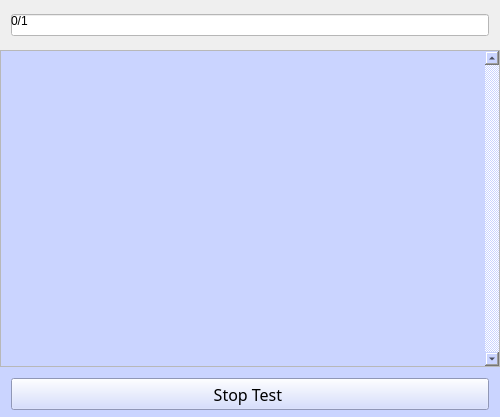
<?xml version="1.0" encoding="UTF-8"?>
<ui version="4.0">
 <class>flashcards_desk</class>
 <widget class="QMainWindow" name="flashcards_desk">
  <property name="geometry">
   <rect>
    <x>0</x>
    <y>0</y>
    <width>500</width>
    <height>417</height>
   </rect>
  </property>
  <property name="windowTitle">
   <string>MainWindow</string>
  </property>
  <property name="styleSheet">
   <string notr="true">flashcards_desk{
    background:rgb(202, 212, 255);
}</string>
  </property>
  <widget class="QWidget" name="CentralWidget">
   <layout class="QVBoxLayout" name="verticalLayout">
    <property name="spacing">
     <number>0</number>
    </property>
    <property name="leftMargin">
     <number>0</number>
    </property>
    <property name="topMargin">
     <number>0</number>
    </property>
    <property name="rightMargin">
     <number>0</number>
    </property>
    <property name="bottomMargin">
     <number>0</number>
    </property>
    <item>
     <widget class="QStackedWidget" name="TopStackedWidget">
      <property name="maximumSize">
       <size>
        <width>16777215</width>
        <height>50</height>
       </size>
      </property>
      <property name="currentIndex">
       <number>1</number>
      </property>
      <widget class="QWidget" name="TopStackedWidgetPage1">
       <layout class="QGridLayout" name="gridLayout_2">
        <property name="leftMargin">
         <number>0</number>
        </property>
        <property name="topMargin">
         <number>0</number>
        </property>
        <property name="rightMargin">
         <number>0</number>
        </property>
        <property name="bottomMargin">
         <number>0</number>
        </property>
        <property name="spacing">
         <number>0</number>
        </property>
       </layout>
      </widget>
      <widget class="QWidget" name="TopStackedWidgetPage2">
       <layout class="QGridLayout" name="gridLayout_3">
        <property name="leftMargin">
         <number>0</number>
        </property>
        <property name="topMargin">
         <number>0</number>
        </property>
        <property name="rightMargin">
         <number>0</number>
        </property>
        <property name="bottomMargin">
         <number>0</number>
        </property>
        <property name="spacing">
         <number>0</number>
        </property>
        <item row="0" column="0">
         <widget class="QWidget" name="ProgressWidget" native="true">
          <layout class="QGridLayout" name="gridLayout_4">
           <item row="0" column="0">
            <widget class="QProgressBar" name="progressBar">
             <property name="styleSheet">
              <string notr="true">QProgressBar {
     background-color: rgb(255,255,255);
 }
QProgressBar::chunk {
     background-color: rgb(194,228,255);
 }
</string>
             </property>
             <property name="maximum">
              <number>1</number>
             </property>
             <property name="value">
              <number>0</number>
             </property>
             <property name="invertedAppearance">
              <bool>false</bool>
             </property>
             <property name="textDirection">
              <enum>QProgressBar::TopToBottom</enum>
             </property>
             <property name="format">
              <string>%v/%m</string>
             </property>
            </widget>
           </item>
          </layout>
         </widget>
        </item>
       </layout>
      </widget>
     </widget>
    </item>
    <item>
     <widget class="QWidget" name="ImageWidget" native="true">
      <property name="styleSheet">
       <string notr="true">ImageWidget {
	background-color: rgb(202, 212,255);
}

QScrollBar {
	background-color: rgb(202, 212,255);
}</string>
      </property>
      <layout class="QGridLayout" name="gridLayout">
       <property name="leftMargin">
        <number>0</number>
       </property>
       <property name="topMargin">
        <number>0</number>
       </property>
       <property name="rightMargin">
        <number>0</number>
       </property>
       <property name="bottomMargin">
        <number>0</number>
       </property>
       <property name="spacing">
        <number>0</number>
       </property>
       <item row="0" column="0">
        <widget class="QStackedWidget" name="DisplayStackedWidget">
         <property name="styleSheet">
          <string notr="true">DisplayStackedWidget {
	background-color : rgb(202, 212, 255);
}</string>
         </property>
         <widget class="QWidget" name="DisplayFlashcards">
          <property name="styleSheet">
           <string notr="true">DisplayFlashcards {
	background-color : rgb(202, 212, 255);
}</string>
          </property>
          <layout class="QHBoxLayout" name="horizontalLayout_2">
           <property name="spacing">
            <number>0</number>
           </property>
           <property name="leftMargin">
            <number>0</number>
           </property>
           <property name="topMargin">
            <number>0</number>
           </property>
           <property name="rightMargin">
            <number>0</number>
           </property>
           <property name="bottomMargin">
            <number>0</number>
           </property>
           <item>
            <widget class="QScrollArea" name="ScrollArea">
             <property name="styleSheet">
              <string notr="true">ScrollArea {
	background-color :rgb(202, 212, 255);
}</string>
             </property>
             <property name="verticalScrollBarPolicy">
              <enum>Qt::ScrollBarAlwaysOn</enum>
             </property>
             <property name="widgetResizable">
              <bool>true</bool>
             </property>
             <widget class="QWidget" name="ScrollAreaWidgetContents">
              <property name="enabled">
               <bool>true</bool>
              </property>
              <property name="geometry">
               <rect>
                <x>0</x>
                <y>0</y>
                <width>481</width>
                <height>315</height>
               </rect>
              </property>
              <property name="minimumSize">
               <size>
                <width>0</width>
                <height>0</height>
               </size>
              </property>
              <property name="styleSheet">
               <string notr="true">QAbstractScrollArea #ScrollAreaWidgetContents {
    background-color: rgb(202,212,255);
}</string>
              </property>
             </widget>
            </widget>
           </item>
          </layout>
         </widget>
        </widget>
       </item>
      </layout>
     </widget>
    </item>
    <item>
     <widget class="QStackedWidget" name="BottomStackedWidget">
      <property name="minimumSize">
       <size>
        <width>0</width>
        <height>50</height>
       </size>
      </property>
      <property name="maximumSize">
       <size>
        <width>16777215</width>
        <height>50</height>
       </size>
      </property>
      <property name="styleSheet">
       <string notr="true">QWidget {
	background-color: rgb(202, 212, 255);
}</string>
      </property>
      <property name="currentIndex">
       <number>1</number>
      </property>
      <widget class="QWidget" name="BottomStackedWidgetPage1">
       <property name="styleSheet">
        <string notr="true">BottomStackedWidgetPage1{
    background-color:rgb(202,212,255);
}</string>
       </property>
       <layout class="QHBoxLayout" name="horizontalLayout_4">
        <item>
         <layout class="QHBoxLayout" name="CardActionWidget">
          <property name="spacing">
           <number>20</number>
          </property>
          <property name="leftMargin">
           <number>20</number>
          </property>
          <property name="rightMargin">
           <number>20</number>
          </property>
          <item>
           <widget class="QPushButton" name="AddNewCardButton">
            <property name="minimumSize">
             <size>
              <width>0</width>
              <height>32</height>
             </size>
            </property>
            <property name="font">
             <font>
              <family>Yu Gothic</family>
              <pointsize>12</pointsize>
              <bold>false</bold>
             </font>
            </property>
            <property name="autoFillBackground">
             <bool>false</bool>
            </property>
            <property name="styleSheet">
             <string notr="true">QPushButton {
	background-color: rgb(255, 255, 255);
 	color: black;
    border-radius: 20px; 
}</string>
            </property>
            <property name="text">
             <string>Add New Card</string>
            </property>
           </widget>
          </item>
          <item>
           <widget class="QPushButton" name="TestYourselfButton">
            <property name="minimumSize">
             <size>
              <width>0</width>
              <height>32</height>
             </size>
            </property>
            <property name="font">
             <font>
              <family>Yu Gothic</family>
              <pointsize>12</pointsize>
             </font>
            </property>
            <property name="styleSheet">
             <string notr="true">QPushButton {
	background-color: rgb(255, 255, 255);
 	color: black;
    border-radius: 100px; 
}</string>
            </property>
            <property name="text">
             <string>Test Yourself</string>
            </property>
           </widget>
          </item>
         </layout>
        </item>
       </layout>
      </widget>
      <widget class="QWidget" name="BottomStackedWidgetPage2">
       <layout class="QHBoxLayout" name="horizontalLayout_5">
        <item>
         <widget class="QPushButton" name="StopTestYourselfButton">
          <property name="minimumSize">
           <size>
            <width>0</width>
            <height>32</height>
           </size>
          </property>
          <property name="palette">
           <palette>
            <active>
             <colorrole role="Button">
              <brush brushstyle="SolidPattern">
               <color alpha="255">
                <red>202</red>
                <green>212</green>
                <blue>255</blue>
               </color>
              </brush>
             </colorrole>
             <colorrole role="Text">
              <brush brushstyle="SolidPattern">
               <color alpha="255">
                <red>0</red>
                <green>0</green>
                <blue>0</blue>
               </color>
              </brush>
             </colorrole>
             <colorrole role="Base">
              <brush brushstyle="SolidPattern">
               <color alpha="255">
                <red>202</red>
                <green>212</green>
                <blue>255</blue>
               </color>
              </brush>
             </colorrole>
             <colorrole role="Window">
              <brush brushstyle="SolidPattern">
               <color alpha="255">
                <red>202</red>
                <green>212</green>
                <blue>255</blue>
               </color>
              </brush>
             </colorrole>
            </active>
            <inactive>
             <colorrole role="Button">
              <brush brushstyle="SolidPattern">
               <color alpha="255">
                <red>202</red>
                <green>212</green>
                <blue>255</blue>
               </color>
              </brush>
             </colorrole>
             <colorrole role="Text">
              <brush brushstyle="SolidPattern">
               <color alpha="255">
                <red>208</red>
                <green>208</green>
                <blue>208</blue>
               </color>
              </brush>
             </colorrole>
             <colorrole role="Base">
              <brush brushstyle="SolidPattern">
               <color alpha="255">
                <red>202</red>
                <green>212</green>
                <blue>255</blue>
               </color>
              </brush>
             </colorrole>
             <colorrole role="Window">
              <brush brushstyle="SolidPattern">
               <color alpha="255">
                <red>202</red>
                <green>212</green>
                <blue>255</blue>
               </color>
              </brush>
             </colorrole>
            </inactive>
            <disabled>
             <colorrole role="Button">
              <brush brushstyle="SolidPattern">
               <color alpha="255">
                <red>202</red>
                <green>212</green>
                <blue>255</blue>
               </color>
              </brush>
             </colorrole>
             <colorrole role="Text">
              <brush brushstyle="SolidPattern">
               <color alpha="96">
                <red>164</red>
                <green>166</green>
                <blue>168</blue>
               </color>
              </brush>
             </colorrole>
             <colorrole role="Base">
              <brush brushstyle="SolidPattern">
               <color alpha="255">
                <red>202</red>
                <green>212</green>
                <blue>255</blue>
               </color>
              </brush>
             </colorrole>
             <colorrole role="Window">
              <brush brushstyle="SolidPattern">
               <color alpha="255">
                <red>202</red>
                <green>212</green>
                <blue>255</blue>
               </color>
              </brush>
             </colorrole>
            </disabled>
           </palette>
          </property>
          <property name="font">
           <font>
            <family>Yu Gothic</family>
            <pointsize>12</pointsize>
            <bold>false</bold>
           </font>
          </property>
          <property name="styleSheet">
           <string notr="true">QPushButton {
	background-color: rgb(202, 212, 255);
}</string>
          </property>
          <property name="text">
           <string>Stop Test </string>
          </property>
         </widget>
        </item>
       </layout>
      </widget>
     </widget>
    </item>
   </layout>
   <zorder>BottomStackedWidget</zorder>
   <zorder>ImageWidget</zorder>
   <zorder>TopStackedWidget</zorder>
  </widget>
  <action name="actionNew">
   <property name="text">
    <string>New</string>
   </property>
   <property name="statusTip">
    <string>Create New Deck</string>
   </property>
   <property name="shortcut">
    <string>Ctrl+N</string>
   </property>
  </action>
  <action name="actionOpen">
   <property name="text">
    <string>Open</string>
   </property>
   <property name="statusTip">
    <string>Open an existing deck</string>
   </property>
   <property name="shortcut">
    <string>Ctrl+O</string>
   </property>
  </action>
  <action name="actionSave">
   <property name="text">
    <string>Save</string>
   </property>
   <property name="statusTip">
    <string>Save Deck</string>
   </property>
   <property name="shortcut">
    <string>Ctrl+S</string>
   </property>
  </action>
  <action name="actionClose">
   <property name="text">
    <string>Close</string>
   </property>
   <property name="statusTip">
    <string>Close Flashcards</string>
   </property>
   <property name="shortcut">
    <string>Ctrl+Q</string>
   </property>
  </action>
  <action name="actionAbout">
   <property name="text">
    <string>About...</string>
   </property>
  </action>
  <action name="actionSave_As">
   <property name="text">
    <string>Save As</string>
   </property>
  </action>
 </widget>
 <layoutdefault spacing="6" margin="11"/>
 <tabstops>
  <tabstop>ScrollArea</tabstop>
  <tabstop>AddNewCardButton</tabstop>
  <tabstop>TestYourselfButton</tabstop>
 </tabstops>
 <resources/>
 <connections/>
</ui>
